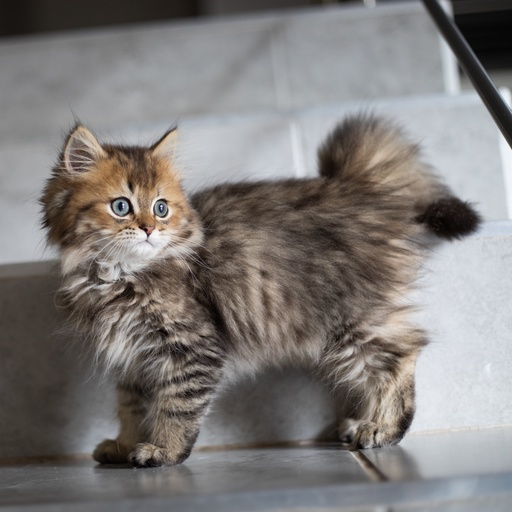
#> input picture data/images/sample_pet_cat1/jeanie-de-klerk-QfOnteIcGZU-unsplash.jpg, 512 x 512 px; its folder holds 3 pictures in this run
$ python main.py --images data/images/sample_pet_cat1
#> lines starting #> are read from the running program, lines starting #| are printed output that depends on the picture
### src/maf_flux/utils/image_utils.py
import shutil
from collections import Counter
from pathlib import Path
from PIL import Image


IMG_EXTS = {'.jpg', '.jpeg', '.png', '.bmp', '.webp', '.tiff', '.JPG', '.JPEG', '.PNG'}


def compute_target_resolution(orig_w: int, orig_h: int) -> tuple[int, int]:
    """Compute (width, height) such that the pairwise grid's longest side is 1024,
    both dimensions are divisible by 64, and the aspect ratio is preserved.

    Grid orientation:
        landscape / square (W >= H) → vertical stack:   W × 2H
        portrait           (H >  W) → horizontal stack: 2W × H
    """
    def round64(x: float) -> int:
        return max(64, round(x / 64) * 64)

    if orig_w >= orig_h:          # vertical stack: max(W, 2H) = 1024
        r = orig_w / orig_h
        if r < 2:
            h, w = 512, round64(512 * r)
        else:
            w, h = 1024, round64(1024 / r)
    else:                          # horizontal stack: max(2W, H) = 1024
        s = orig_h / orig_w
        if s < 2:
            w, h = 512, round64(512 * s)
        else:
            h, w = 1024, round64(1024 / s)

    return w, h


def compute_scene_resolution(image_paths: list) -> tuple[int, int]:
    """Return the most common target resolution across all images in the scene.

    Applies compute_target_resolution to every image and returns the mode,
    so one outlier image with an unusual crop doesn't dictate the resolution.
    """
    counts = Counter(
        compute_target_resolution(*Image.open(p).size)
        for p in image_paths
    )
    return counts.most_common(1)[0][0]


def center_crop_and_resize(img: Image.Image, target_w: int, target_h: int) -> Image.Image:
    """Center-crop img to the target aspect ratio, then resize to (target_w, target_h)."""
    orig_w, orig_h = img.size
    target_ratio = target_w / target_h
    orig_ratio = orig_w / orig_h

    if orig_ratio > target_ratio + 1e-6:        # original is wider → crop width
        new_w = round(orig_h * target_ratio)
        left = (orig_w - new_w) // 2
        img = img.crop((left, 0, left + new_w, orig_h))
    elif orig_ratio < target_ratio - 1e-6:      # original is taller → crop height
        new_h = round(orig_w / target_ratio)
        top = (orig_h - new_h) // 2
        img = img.crop((0, top, orig_w, top + new_h))

    return img.resize((target_w, target_h))


def load_images_from_folder(folder) -> list[str]:
    """Return sorted list of image paths in folder."""
    folder = Path(folder)
    paths = sorted(p for p in folder.iterdir() if p.suffix.lower() in {e.lower() for e in IMG_EXTS})
    if not paths:
        raise ValueError(f"No images found in {folder}")
    return [str(p) for p in paths]


# [33 lines left out: function prepare_scene_images, not called in this run]

### src/maf_flux/utils/method_utils.py
from pathlib import Path
from PIL import Image

import torch

from src.maf_flux.constants import GRID_PREFIX, QUALITY


# [94 lines left out: functions vgrid_pil, hgrid_pil, shift_match_coords, convert_matches_to_grid, image_inds_in_grid, not called in this run]


def define_graph(num_images, max_adjacent_nodes: int = None):
    # [5 lines left out: function adjacency_sparse, not called in this run]

    graph_full = [[i, j] for i in range(num_images) for j in range(i + 1, num_images)]

    if max_adjacent_nodes is None:
        graph = graph_full
    else:
        assert max_adjacent_nodes > 0 and max_adjacent_nodes % 2 == 0, f"Adjacency must be a positive even number, got {max_adjacent_nodes}"
        graph = adjacency_sparse(graph_full, max_adjacent_nodes)
    edge_presence = {
        img_id: [(idx, int(edge[1] == img_id)) for idx, edge in enumerate(graph) if img_id in edge]
        for img_id in range(num_images)
    }
    return graph, edge_presence


# [34 lines left out: functions get_num_vertices, image_path_to_prompt, not called in this run]


def load_matches(match_folder, img_paths, i_from: int, i_to: int, grid_matches: bool=False,
                 grid_horizontal=False, flatten: bool = False):
    img_names = [Path(img).stem for img in img_paths]
    # Load matches of i_from -> i_to or swap(i_to, i_from)
    match_path = match_folder / f"{img_names[i_from]}_{img_names[i_to]}_matches.pth"
    swap_match_path = match_folder / f"{img_names[i_to]}_{img_names[i_from]}_matches.pth"
    if match_path.exists():
        matches_grid = torch.load(match_path).to(torch.long)
    elif swap_match_path.exists():
        matches_grid = torch.load(swap_match_path).to(torch.long).flip(0)
    else:
        raise RuntimeError(f"{match_path} or {swap_match_path} don't exist")

    # Fix unresolved matching bug
    matches_grid[:, 0, 0] = -1

    if grid_matches:
        matches_grid = convert_matches_to_grid(matches_grid, grid_horizontal=grid_horizontal).unsqueeze(0)
    else:
        matches_grid = matches_grid.unsqueeze(0)

    if flatten:
        matches = matches_grid[..., 1] * matches_grid.shape[-2] + matches_grid[..., 0]  # y * q_width + x
        matches = matches.flatten(-2)  # (2, q_seq_length)
    else:
        matches = matches_grid
    return matches

### src/maf_flux/compute_matches.py
"""
Pre-compute RoMa dense matches between all pairs of input images.
Matches are saved as .pth files loadable by main.py via --matches.

Usage (pre-compute):
    python compute_matches.py \
        --images img0.jpg img1.jpg img2.jpg \
        --save_path matches/ \
        --width 512 --height 512

Requires: pip install romatch
"""
import argparse
from collections import Counter
from pathlib import Path

import cv2
import matplotlib.pyplot as plt
import numpy as np
import torch
from PIL import Image

from romatch import roma_indoor

# ---------------------------------------------------------------------------
# Grid helpers
# ---------------------------------------------------------------------------

# [46 lines left out: functions _occurrence_matching, _create_grid, not called in this run]


# ---------------------------------------------------------------------------
# Visualization helpers
# ---------------------------------------------------------------------------

def _create_color_wheel():
    color_wheel = plt.get_cmap('hsv')(np.linspace(0, 1, 256))[:, :3]
    return (color_wheel * 255).astype(np.uint8)


# [70 lines left out: functions _assign_colors, _hstack, _visualize_matches, _plot_warp, not called in this run]


# ---------------------------------------------------------------------------
# Main matching function
# ---------------------------------------------------------------------------

def compute_matches(image_paths, save_path, width, height, patch_size=16,
                    conf_thresh=0.05, device='cuda', match_mode='occurrence'):
    """
    Run RoMa indoor matching for all pairs in image_paths and save .pth grids.

    Args:
        image_paths: list of image file paths
        save_path:   directory to write {stem_a}_{stem_b}_matches.pth files
        width, height: image resolution used during matching
        patch_size:  attention patch size (default 16; must match FLUX resolution)
        conf_thresh: RoMa confidence threshold for sampling matches
        device:      'cuda' or 'cpu'

    Returns:
        Path to save_path
    """

    save_path = Path(save_path)
    save_path.mkdir(parents=True, exist_ok=True)

    roma_model = roma_indoor(device=device)

    num_images = len(image_paths)
    edges = [(i, j) for i in range(num_images) for j in range(i + 1, num_images)]

    for e0, e1 in edges:
        im0_path, im1_path = image_paths[e0], image_paths[e1]
        stem0, stem1 = Path(im0_path).stem, Path(im1_path).stem
        out_path = save_path / f'{stem0}_{stem1}_matches.pth'

        if out_path.exists():
            print(f"  Skipping {stem0}_{stem1} (exists)")
            continue

        print(f"  Matching {stem0} <-> {stem1}")
        warp, certainty = roma_model.match(im0_path, im1_path, device=device)
        matches, _ = roma_model.sample_by_conf(warp, certainty, conf_thresh=conf_thresh)
        kpts0, kpts1 = roma_model.to_pixel_coordinates(matches, height, width, height, width)
        kpts0, kpts1 = kpts0.cpu().numpy(), kpts1.cpu().numpy()

        grid = _create_grid(kpts0, kpts1, width, height, patch_size, match_mode)
        torch.save(grid, out_path)
        _plot_warp(im0_path, im1_path, grid, patch_size, width, height, save_path, stem0, stem1)
        print(f"    -> {out_path}")

    return save_path


# ---------------------------------------------------------------------------
# CLI
# ---------------------------------------------------------------------------

# [31 lines that do not run on import are left out]

### main.py
import argparse
import json
import os
from pathlib import Path

from PIL import Image

from src.maf_flux.maf_pipeline import MatchAndFusePipeline
from src.maf_flux.utils.method_utils import vgrid_pil, hgrid_pil, define_graph, load_matches, image_path_to_prompt
from src.maf_flux.utils.image_utils import compute_scene_resolution, center_crop_and_resize, load_images_from_folder
from src.maf_flux.constants import GUIDANCE, FLOWEDIT_GUIDANCE, TRUE_GS, TIMESTEP_TO_START_CFG
from src.maf_flux.compute_matches import compute_matches as do_compute_matches
from src.maf_flux.captioning import caption_data


def create_argparser():
    parser = argparse.ArgumentParser()

    # --- Input ---
    parser.add_argument("--images", type=str, required=True, default=None, nargs='+',
                        help="Image paths, or a single folder path to use all images inside it")
    parser.add_argument("--captions_path", type=str, default=None, help="Path to the captions json")
    # Both --prompt_shared and --prompt_theme are required when --captions_path is not provided.
    parser.add_argument("--prompt_shared", type=str, default=None, help="Target shared content prompt (P^{shared})")
    parser.add_argument("--prompt_theme", type=str, default=None, help="Target theme prompt (P^{theme})")
    parser.add_argument("--caption_model", type=str, default="gpt-4o",
                        help="Vision LLM for auto-captioning when --captions_path is not provided. "
                             "OpenAI models (OPENAI_API_KEY), claude-* (ANTHROPIC_API_KEY), gemini-* (GOOGLE_API_KEY).")
    parser.add_argument("--neg_prompt", type=str, default="bad photo", help="Negative prompt")
    parser.add_argument("--matches_dir", type=str, default=None,
                        help="Path to folder with precomputed match .pth files. "
                             "Optional: auto-discovered from data/ if omitted, or computed on the fly.")

    # --- Method (all components are on by default; use --independent to disable all) ---
    parser.add_argument("--independent", action="store_true", help="Disable pairwise graph, MFF, and guidance (all off)")
    parser.add_argument("--no_pair_graph", action="store_true", help="Disable Pairwise Consistency Graph")
    parser.add_argument("--no_mff", action="store_true", help="Disable Multi-view Feature Fusion")
    parser.add_argument("--no_feat_guide", action="store_true", help="Disable Feature Guidance")
    parser.add_argument("--max_adjacent_nodes", type=int, default=None,
                        help="Max graph edges per node (must be even). Defaults to 4 for >5 images, None (fully connected) otherwise.")

    # --- Diffusion ---
    parser.add_argument("--seed", type=int, default=2, help="Seed for reproducibility")
    parser.add_argument("--width", type=int, default=None,
                        help="Output width in pixels (divisible by 64). Inferred to best fit the images if omitted.")
    parser.add_argument("--height", type=int, default=None,
                        help="Output height in pixels (divisible by 64). Inferred to best fit the images if omitted.")

    # --- ControlNet ---
    parser.add_argument("--control_type", default=["depth", "hed"], nargs='+', choices=("hed", "depth"),
                        help="ControlNet condition type(s)")
    parser.add_argument("--local_path", type=str, default=None, help="Local path to ControlNet checkpoint")
    parser.add_argument("--repo_id", default=["XLabs-AI/flux-controlnet-depth-v3", "XLabs-AI/flux-controlnet-hed-v3"],
                        nargs='+', help="HuggingFace repo id for ControlNet")
    parser.add_argument("--name", default=["flux-depth-controlnet-v3.safetensors", "flux-hed-controlnet-v3.safetensors"],
                        nargs='+', help="Filename to download from HuggingFace")

    # --- FlowEdit ---
    parser.add_argument("--flowedit", action="store_true",
                        help="Use FlowEdit: edit from original images instead of pure noise. "
                             "Requires --captions_path with src/per_image_non_shared_src fields.")

    # --- Infrastructure ---
    parser.add_argument("--device", type=str, default="cuda")
    parser.add_argument("--offload", action='store_true', help="Offload model to CPU when not in use")
    parser.add_argument("--save_path", type=str, default='results', help="Path to save results")

    return parser


def _resolve_image_paths(images_arg: list[str]) -> list[str]:
    """Expand a single directory argument to a sorted list of image files."""
    if len(images_arg) == 1 and Path(images_arg[0]).is_dir():
        return load_images_from_folder(images_arg[0])
    return images_arg


def _resolve_resolution(args, image_paths):
    if args.width is None or args.height is None:
        w, h = compute_scene_resolution(image_paths)
#> in compute_target_resolution, `r = orig_w / orig_h`: r = 1
#> in compute_target_resolution, `h, w = 512, round64(512 * r)`: h = 512
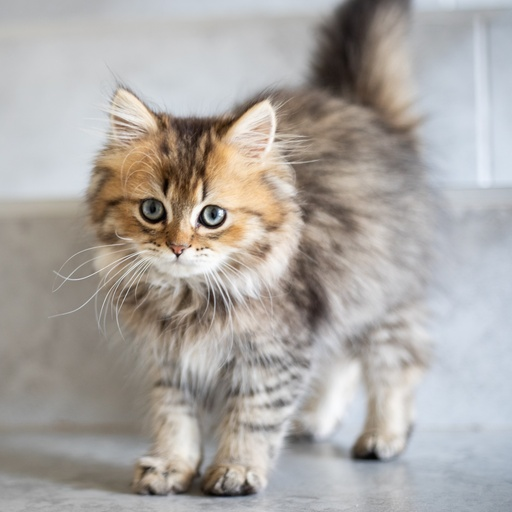
#> input picture data/images/sample_pet_cat1/jeanie-de-klerk-SGFLjexLlaI-unsplash.jpg, 512 x 512 px
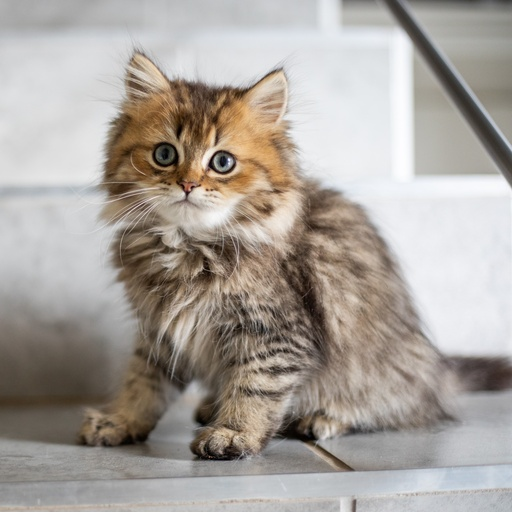
#> input picture data/images/sample_pet_cat1/jeanie-de-klerk-bhonzdJMVjY-unsplash.jpg, 512 x 512 px
#> in compute_scene_resolution, `counts = Counter( compute_target_resolution(*Image.open(p).size) for p..`: counts = {(512, 512): 3}
        print(f"Auto-detected resolution: {w}x{h}")
    else:
        w, h = args.width, args.height
    return 64 * (w // 64), 64 * (h // 64)


def _resolve_matches(args, image_paths, mff, feat_guide, use_pair_graph, width, height):
    if not (mff or feat_guide):
        return None

    matches_folder = args.matches_dir
    if matches_folder is None:
        # Auto-discover: if images live under data/images/…, use parallel data/matches/…
        folder = Path(image_paths[0]).parent.resolve()
        data_images = Path(__file__).parent / "data" / "images"
        try:
            rel = folder.relative_to(data_images)
            candidate = Path(__file__).parent / "data" / "matches" / rel
            if candidate.exists() and any(candidate.glob("*_matches.pth")):
                matches_folder = str(candidate)
                print(f"Auto-discovered matches: {matches_folder}")
        except ValueError:
            pass

    if matches_folder is None:
        computed_path = Path(args.save_path) / "matches"
        print(f"Computing matches -> {computed_path}")
        do_compute_matches(image_paths, computed_path, width, height, device=args.device)
        matches_folder = str(computed_path)

    graph, _ = define_graph(len(image_paths))
    match_path = Path(matches_folder)
    matches = {}
    for edge in graph:
        for ef, es in [edge, edge[::-1]]:
            m = load_matches(match_path, image_paths, ef, es,
                             grid_matches=use_pair_graph,
                             grid_horizontal=width <= height, flatten=True)
            matches[(ef, es)] = m.to(args.device)
    return matches


def _load_caption(args, image_paths, width, height):
    assert (args.prompt_shared is None) == (args.prompt_theme is None), \
        "Must provide both --prompt_shared and --prompt_theme or neither"
    if args.captions_path is not None:
        with open(args.captions_path) as f:
            caption = json.load(f)
    elif args.prompt_shared is not None:
        caption = caption_data(image_paths, img_wh=(width, height),
                               prompt_shared=args.prompt_shared, prompt_theme=args.prompt_theme,
                               model=args.caption_model)
    else:
        raise ValueError("Must give either --captions_path or both --prompt_shared and --prompt_theme")
    with open(os.path.join(args.save_path, "captions.json"), 'w') as f:
        json.dump(caption, f, indent=4)
    return caption


def _build_prompts(image_paths, width, height, caption, use_pair_graph, max_adjacent_nodes, flowedit):
    prompts = image_path_to_prompt(
        image_paths, img_wh=(width, height),
        use_pair_graph=use_pair_graph, caption=caption,
        max_adjacent_nodes=max_adjacent_nodes, flowedit=flowedit,
    )
    src_prompts = image_path_to_prompt(
        image_paths, img_wh=(width, height),
        use_pair_graph=use_pair_graph, caption=caption,
        max_adjacent_nodes=max_adjacent_nodes, mode="src",
    ) if flowedit else None
    return prompts, src_prompts


def _save_results(outputs, images, controlnet_images, args):
    save = args.save_path
    for i in range(len(outputs)):
        outputs[i].save(os.path.join(save, f"output_{i}.png"))
        images[i].save(os.path.join(save, f"input_{i}.png"))
        for ctrl_imgs, ctrl_name in zip(controlnet_images, args.control_type):
            ctrl_imgs[i].save(os.path.join(save, f"control_{ctrl_name}_{i}.png"))
    vgrid_pil(hgrid_pil(*images), hgrid_pil(*outputs)).save(os.path.join(save, "all_inputs_outputs.png"))
    vgrid_pil(*[hgrid_pil(*ct) for ct in controlnet_images]).save(os.path.join(save, "all_controls.png"))


def main(args):
    use_pair_graph = not (args.independent or args.no_pair_graph)
    mff = not (args.independent or args.no_mff)
    feat_guide = not (args.independent or args.no_feat_guide)

    os.makedirs(args.save_path, exist_ok=True)
    Path(args.save_path, "args.txt").write_text(str(args))

    image_paths = _resolve_image_paths(args.images)
    width, height = _resolve_resolution(args, image_paths)
#> in _resolve_resolution, `w, h = compute_scene_resolution(image_paths)`: w = 512
#| Auto-detected resolution: 512x512
#> width = 512; height = 512
    images = [center_crop_and_resize(Image.open(p).convert("RGB"), width, height) for p in image_paths]
#> in center_crop_and_resize, `target_ratio = target_w / target_h`: target_ratio = 1
#> in center_crop_and_resize, returned value is the input picture: PIL image 512x512 RGB; mean R, G, B 127.4, 123.5, 121.4
#> in center_crop_and_resize, returned value is the input picture: PIL image 512x512 RGB; mean R, G, B 171.9, 167.4, 163.5
#> in center_crop_and_resize, returned value is the input picture: PIL image 512x512 RGB; mean R, G, B 168.6, 162, 155.7
#> images = 3 items
    max_adjacent_nodes = args.max_adjacent_nodes or (4 if len(image_paths) > 5 else None)

    matches = _resolve_matches(args, image_paths, mff, feat_guide, use_pair_graph, width, height)
#> (the call stopped at in compute_matches, `roma_model = roma_indoor(device=device)`: romatch is not available in this run)
#> in _resolve_matches, `graph, _ = define_graph(len(image_paths))`: graph = [[0, 1], [0, 2], [1, 2]]
#> the loop in _resolve_matches, `for edge in graph:` made 1 pass
#> after the loop in _resolve_matches, `for edge in graph:`: matches = 0 items
    caption = _load_caption(args, image_paths, width, height)
    prompts, src_prompts = _build_prompts(image_paths, width, height, caption, use_pair_graph, max_adjacent_nodes, args.flowedit)

    maf_pipeline = MatchAndFusePipeline(
        "flux-dev", args.device, args.offload,
        mff=mff, matches=matches, use_pair_graph=use_pair_graph,
        feat_guide=feat_guide, max_adjacent_nodes=max_adjacent_nodes, flowedit=args.flowedit,
    )
    print('Loading controlnets:', args.local_path, args.repo_id, args.name)
    maf_pipeline.set_controlnet(args.control_type, args.local_path, args.repo_id, args.name)

    outputs, controlnet_images = maf_pipeline(
        prompts=prompts, src_prompts=src_prompts,
        controlnet_image=images, width=width, height=height,
        guidance=FLOWEDIT_GUIDANCE if args.flowedit else GUIDANCE,
        seed=args.seed, true_gs=TRUE_GS,
        neg_prompt=args.neg_prompt, timestep_to_start_cfg=TIMESTEP_TO_START_CFG,
    )
    _save_results(outputs, images, controlnet_images, args)


if __name__ == "__main__":
    args = create_argparser().parse_args()
#> (the run stopped early here; a loop or call above may not have finished)
